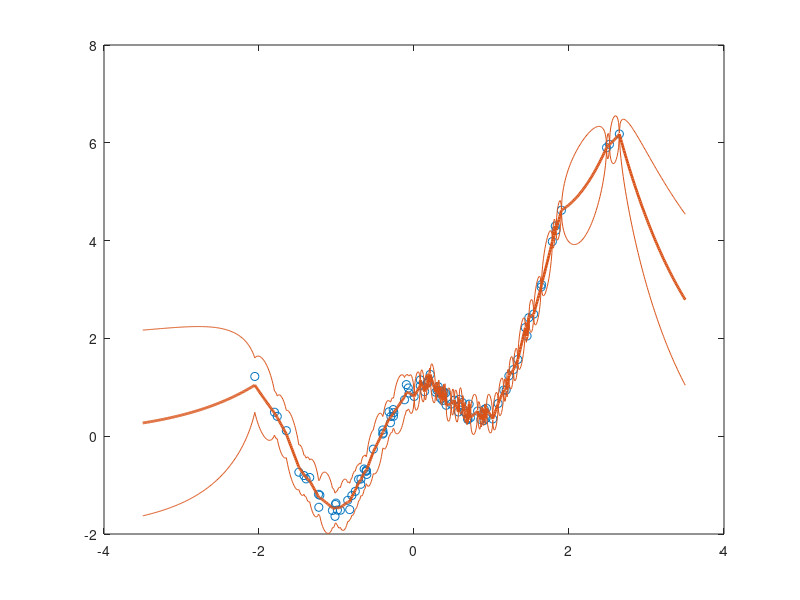

Here is the MATLAB script that generated this plot:
n = 101;
k = 1;
xs = randn(n, k);
ys = xs(:,1) + cos(3*xs(:,1)) + xs(:,1).^2/2 + randn(n,1)*.1;

%%

sigma = 1.07;
ridge = .1 * (xs(:,1) < 0) + .0001 * (xs(:,1) >= 0);

gx = sort([(-3.5:.01:3.5)'; xs(:,1)]);  % I added the sample points to the grid so that we can compare predicted v. actual y-values at the sample points
gx = [gx zeros(length(gx), k-1)];

K = exp(-pdist2(xs, xs)/sigma) + diag(ridge);
K2 = exp(-pdist2(xs, gx)/sigma);
K3 = exp(-pdist2(gx, gx)/sigma);

yhat = K2' * (K \ ys);
sigma = sqrt(diag(K3 - K2'*(K\K2)));

plot(xs(:,1), ys, 'o');
co = get(gca, 'colororder');
line(gx(:,1), yhat, 'color', co(2,:), 'linewidth', 2);
line(gx(:,1), yhat+1.96*sigma, 'color', co(2,:))
line(gx(:,1), yhat-1.96*sigma, 'color', co(2,:))
